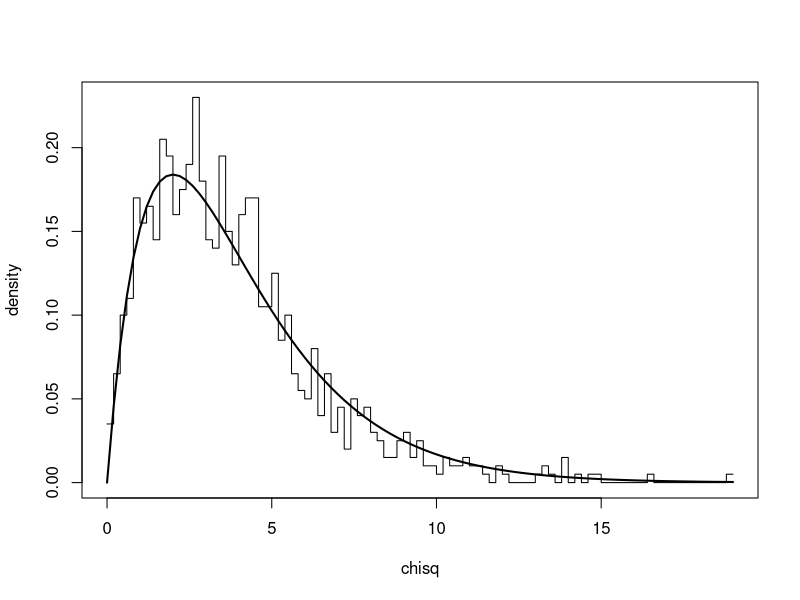

This figure's R source:
## ---- chunk 1
duplicate.elements <- function(x, n = 2) {
  c(t(matrix(rep(x, n), ncol = 2)))
}

n <- 1000
m <- 5
dof <- m - 1
chisq <- rchisq(n, dof)
h <- hist(chisq, breaks = 100, plot = FALSE)
plot(c(h$breaks[1], duplicate.elements(h$breaks[2:(length(h$breaks)-1)]),
       h$breaks[length(h$breaks)]), duplicate.elements(h$density),
  xlab = "chisq", ylab = "density", type="l")
lines(h$breaks, dchisq(h$breaks, dof), lw = 2)
